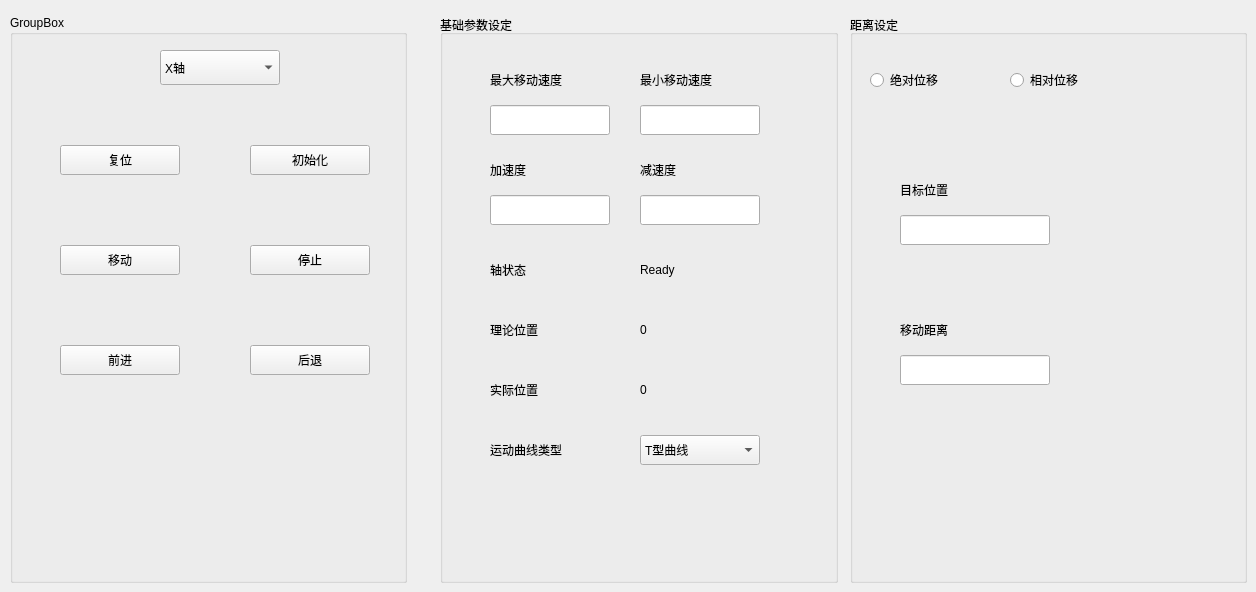
          <widget class="QWidget" name="tab_6">
           <attribute name="title">
            <string> 控制调试</string>
           </attribute>
           <widget class="QGroupBox" name="groupBox_15">
            <property name="geometry">
             <rect>
              <x>10</x>
              <y>15</y>
              <width>397</width>
              <height>568</height>
             </rect>
            </property>
            <property name="title">
             <string>GroupBox</string>
            </property>
            <widget class="QComboBox" name="comboBox_AxSelect">
             <property name="geometry">
              <rect>
               <x>150</x>
               <y>35</y>
               <width>120</width>
               <height>35</height>
              </rect>
             </property>
             <item>
              <property name="text">
               <string>X轴</string>
              </property>
             </item>
             <item>
              <property name="text">
               <string>Y轴</string>
              </property>
             </item>
             <item>
              <property name="text">
               <string>Z轴</string>
              </property>
             </item>
            </widget>
            <widget class="QPushButton" name="pushButton_AxInit">
             <property name="geometry">
              <rect>
               <x>240</x>
               <y>130</y>
               <width>120</width>
               <height>30</height>
              </rect>
             </property>
             <property name="text">
              <string>初始化</string>
             </property>
             <property name="icon">
              <iconset>
               <normaloff>:/img/init.png</normaloff>:/img/init.png</iconset>
             </property>
             <property name="iconSize">
              <size>
               <width>30</width>
               <height>30</height>
              </size>
             </property>
            </widget>
            <widget class="QPushButton" name="pushButton_AxPosReset">
             <property name="geometry">
              <rect>
               <x>50</x>
               <y>130</y>
               <width>120</width>
               <height>30</height>
              </rect>
             </property>
             <property name="text">
              <string>复位</string>
             </property>
             <property name="icon">
              <iconset resource="res.qrc">
               <normaloff>:/img/restart.png</normaloff>:/img/restart.png</iconset>
             </property>
            </widget>
            <widget class="QPushButton" name="pushButton_AxStop">
             <property name="geometry">
              <rect>
               <x>240</x>
               <y>230</y>
               <width>120</width>
               <height>30</height>
              </rect>
             </property>
             <property name="text">
              <string>停止</string>
             </property>
             <property name="icon">
              <iconset resource="res.qrc">
               <normaloff>:/img/stop.png</normaloff>:/img/stop.png</iconset>
             </property>
            </widget>
            <widget class="QPushButton" name="pushButton_AxMov">
             <property name="geometry">
              <rect>
               <x>50</x>
               <y>230</y>
               <width>120</width>
               <height>30</height>
              </rect>
             </property>
             <property name="text">
              <string>移动</string>
             </property>
             <property name="icon">
              <iconset resource="res.qrc">
               <normaloff>:/img/start.png</normaloff>:/img/start.png</iconset>
             </property>
            </widget>
            <widget class="QPushButton" name="pushButton_forward">
             <property name="geometry">
              <rect>
               <x>50</x>
               <y>330</y>
               <width>120</width>
               <height>30</height>
              </rect>
             </property>
             <property name="text">
              <string>前进</string>
             </property>
             <property name="icon">
              <iconset>
               <normaloff>:/img/forward.png</normaloff>:/img/forward.png</iconset>
             </property>
            </widget>
            <widget class="QPushButton" name="pushButton_backward">
             <property name="geometry">
              <rect>
               <x>240</x>
               <y>330</y>
               <width>120</width>
               <height>30</height>
              </rect>
             </property>
             <property name="text">
              <string>后退</string>
             </property>
             <property name="icon">
              <iconset>
               <normaloff>:/img/backward.png</normaloff>:/img/backward.png</iconset>
             </property>
            </widget>
           </widget>
           <widget class="QGroupBox" name="groupBox">
            <property name="geometry">
             <rect>
              <x>440</x>
              <y>15</y>
              <width>398</width>
              <height>568</height>
             </rect>
            </property>
            <property name="title">
             <string>基础参数设定</string>
            </property>
            <widget class="QLabel" name="label_14">
             <property name="geometry">
              <rect>
               <x>50</x>
               <y>50</y>
               <width>120</width>
               <height>30</height>
              </rect>
             </property>
             <property name="text">
              <string>&lt;html&gt;&lt;head/&gt;&lt;body&gt;&lt;p&gt;最大移动速度&lt;/p&gt;&lt;/body&gt;&lt;/html&gt;</string>
             </property>
            </widget>
            <widget class="QLineEdit" name="lineEdit_AxVelHigh">
             <property name="geometry">
              <rect>
               <x>50</x>
               <y>90</y>
               <width>120</width>
               <height>30</height>
              </rect>
             </property>
            </widget>
            <widget class="QLabel" name="label_23">
             <property name="geometry">
              <rect>
               <x>200</x>
               <y>50</y>
               <width>120</width>
               <height>30</height>
              </rect>
             </property>
             <property name="text">
              <string>&lt;html&gt;&lt;head/&gt;&lt;body&gt;&lt;p&gt;最小移动速度&lt;/p&gt;&lt;/body&gt;&lt;/html&gt;</string>
             </property>
            </widget>
            <widget class="QLineEdit" name="lineEdit_AxVelLow">
             <property name="geometry">
              <rect>
               <x>200</x>
               <y>90</y>
               <width>120</width>
               <height>30</height>
              </rect>
             </property>
            </widget>
            <widget class="QLabel" name="label_24">
             <property name="geometry">
              <rect>
               <x>50</x>
               <y>140</y>
               <width>120</width>
               <height>30</height>
              </rect>
             </property>
             <property name="text">
              <string>&lt;html&gt;&lt;head/&gt;&lt;body&gt;&lt;p&gt;加速度&lt;/p&gt;&lt;/body&gt;&lt;/html&gt;</string>
             </property>
            </widget>
            <widget class="QLabel" name="label_15">
             <property name="geometry">
              <rect>
               <x>200</x>
               <y>140</y>
               <width>120</width>
               <height>30</height>
              </rect>
             </property>
             <property name="text">
              <string>&lt;html&gt;&lt;head/&gt;&lt;body&gt;&lt;p&gt;减速度&lt;/p&gt;&lt;/body&gt;&lt;/html&gt;</string>
             </property>
            </widget>
            <widget class="QLineEdit" name="lineEdit_AxAcc">
             <property name="geometry">
              <rect>
               <x>50</x>
               <y>180</y>
               <width>120</width>
               <height>30</height>
              </rect>
             </property>
            </widget>
            <widget class="QLineEdit" name="lineEdit_AxDec">
             <property name="geometry">
              <rect>
               <x>200</x>
               <y>180</y>
               <width>120</width>
               <height>30</height>
              </rect>
             </property>
            </widget>
            <widget class="QLabel" name="label_18">
             <property name="geometry">
              <rect>
               <x>50</x>
               <y>240</y>
               <width>120</width>
               <height>30</height>
              </rect>
             </property>
             <property name="text">
              <string>&lt;html&gt;&lt;head/&gt;&lt;body&gt;&lt;p&gt;轴状态&lt;/p&gt;&lt;/body&gt;&lt;/html&gt;</string>
             </property>
            </widget>
            <widget class="QLabel" name="label_25">
             <property name="geometry">
              <rect>
               <x>50</x>
               <y>300</y>
               <width>120</width>
               <height>30</height>
              </rect>
             </property>
             <property name="text">
              <string>&lt;html&gt;&lt;head/&gt;&lt;body&gt;&lt;p&gt;理论位置&lt;/p&gt;&lt;/body&gt;&lt;/html&gt;</string>
             </property>
            </widget>
            <widget class="QLabel" name="label_16">
             <property name="geometry">
              <rect>
               <x>50</x>
               <y>360</y>
               <width>120</width>
               <height>30</height>
              </rect>
             </property>
             <property name="text">
              <string>&lt;html&gt;&lt;head/&gt;&lt;body&gt;&lt;p&gt;实际位置&lt;/p&gt;&lt;/body&gt;&lt;/html&gt;</string>
             </property>
            </widget>
            <widget class="QLabel" name="label_20">
             <property name="geometry">
              <rect>
               <x>50</x>
               <y>420</y>
               <width>120</width>
               <height>30</height>
              </rect>
             </property>
             <property name="text">
              <string>&lt;html&gt;&lt;head/&gt;&lt;body&gt;&lt;p&gt;运动曲线类型&lt;/p&gt;&lt;/body&gt;&lt;/html&gt;</string>
             </property>
            </widget>
            <widget class="QLabel" name="label_AxState">
             <property name="geometry">
              <rect>
               <x>200</x>
               <y>240</y>
               <width>120</width>
               <height>30</height>
              </rect>
             </property>
             <property name="text">
              <string>&lt;html&gt;&lt;head/&gt;&lt;body&gt;&lt;p&gt;Ready&lt;/p&gt;&lt;/body&gt;&lt;/html&gt;</string>
             </property>
            </widget>
            <widget class="QLabel" name="label_AxCmdPos">
             <property name="geometry">
              <rect>
               <x>200</x>
               <y>300</y>
               <width>120</width>
               <height>30</height>
              </rect>
             </property>
             <property name="text">
              <string>0</string>
             </property>
            </widget>
            <widget class="QLabel" name="label_AxActPos">
             <property name="geometry">
              <rect>
               <x>200</x>
               <y>360</y>
               <width>120</width>
               <height>30</height>
              </rect>
             </property>
             <property name="text">
              <string>&lt;html&gt;&lt;head/&gt;&lt;body&gt;&lt;p&gt;0&lt;/p&gt;&lt;/body&gt;&lt;/html&gt;</string>
             </property>
            </widget>
            <widget class="QComboBox" name="comboBox_Curve">
             <property name="geometry">
              <rect>
               <x>200</x>
               <y>420</y>
               <width>120</width>
               <height>30</height>
              </rect>
             </property>
             <property name="editable">
              <bool>false</bool>
             </property>
             <property name="currentText">
              <string>T型曲线</string>
             </property>
             <item>
              <property name="text">
               <string>T型曲线</string>
              </property>
             </item>
             <item>
              <property name="text">
               <string>S型曲线</string>
              </property>
             </item>
            </widget>
           </widget>
           <widget class="QGroupBox" name="groupBox_2">
            <property name="geometry">
             <rect>
              <x>850</x>
              <y>15</y>
              <width>397</width>
              <height>568</height>
             </rect>
            </property>
            <property name="title">
             <string>距离设定</string>
            </property>
            <widget class="QRadioButton" name="radioButton_AbsoluteDistance">
             <property name="geometry">
              <rect>
               <x>20</x>
               <y>50</y>
               <width>100</width>
               <height>30</height>
              </rect>
             </property>
             <property name="text">
              <string>绝对位移</string>
             </property>
            </widget>
            <widget class="QRadioButton" name="radioButton_RelativeDistance">
             <property name="geometry">
              <rect>
               <x>160</x>
               <y>50</y>
               <width>100</width>
               <height>30</height>
              </rect>
             </property>
             <property name="text">
              <string>相对位移</string>
             </property>
            </widget>
            <widget class="QLabel" name="label_21">
             <property name="geometry">
              <rect>
               <x>50</x>
               <y>160</y>
               <width>120</width>
               <height>30</height>
              </rect>
             </property>
             <property name="text">
              <string>&lt;html&gt;&lt;head/&gt;&lt;body&gt;&lt;p&gt;目标位置&lt;/p&gt;&lt;/body&gt;&lt;/html&gt;</string>
             </property>
            </widget>
            <widget class="QLineEdit" name="lineEdit_AxCmdPos">
             <property name="geometry">
              <rect>
               <x>50</x>
               <y>200</y>
               <width>150</width>
               <height>30</height>
              </rect>
             </property>
            </widget>
            <widget class="QLabel" name="label_22">
             <property name="geometry">
              <rect>
               <x>50</x>
               <y>300</y>
               <width>120</width>
               <height>30</height>
              </rect>
             </property>
             <property name="text">
              <string>&lt;html&gt;&lt;head/&gt;&lt;body&gt;&lt;p&gt;移动距离&lt;/p&gt;&lt;/body&gt;&lt;/html&gt;</string>
             </property>
            </widget>
            <widget class="QLineEdit" name="lineEdit_AxDistance">
             <property name="geometry">
              <rect>
               <x>50</x>
               <y>340</y>
               <width>150</width>
               <height>30</height>
              </rect>
             </property>
            </widget>
           </widget>
          </widget>
